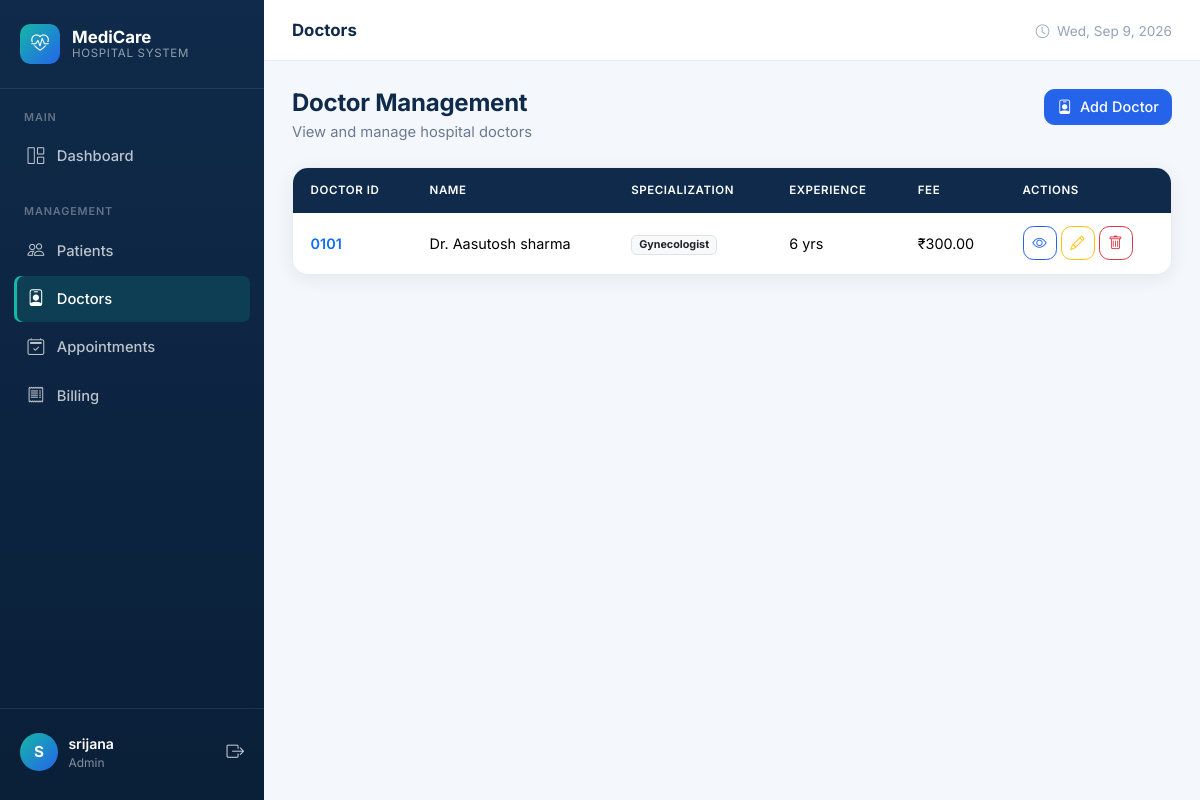
Screenshot of /doctors/ (signed in) with the database file from the repository.
### hospital/models.py (models this page shows, shortened)
class Doctor(models.Model):
        user = models.OneToOneField(
        User,
        on_delete=models.CASCADE,
        null=True,
        blank=True,
        related_name='doctor_profile'
    )
        SPECIALIZATION_CHOICES = [
        ('Cardiologist', 'Cardiologist'),
        ('Dermatologist', 'Dermatologist'),
        ('Neurologist', 'Neurologist'),
        ('Orthopedic', 'Orthopedic'),
        ('Pediatrician', 'Pediatrician'),
        ('Psychiatrist', 'Psychiatrist'),
        ('General Physician', 'General Physician'),
        ('Gynecologist', 'Gynecologist'),
        ('Dentist', 'Dentist'),
        ('Other', 'Other'),
    ]
        GENDER_CHOICES = [
        ('Male', 'Male'),
        ('Female', 'Female'),
        ('Other', 'Other'),
    ]
        doctor_id = models.CharField(max_length=20, unique=True)
        full_name = models.CharField(max_length=100)
        gender = models.CharField(max_length=10, choices=GENDER_CHOICES)
        specialization = models.CharField(
        max_length=50,
        choices=SPECIALIZATION_CHOICES
    )
        phone = models.CharField(max_length=15)
        email = models.EmailField(blank=True)
        address = models.TextField()
        qualification = models.CharField(max_length=100)
        experience = models.PositiveIntegerField()
        consultation_fee = models.DecimalField(
        max_digits=10,
        decimal_places=2
    )
        created_at = models.DateTimeField(auto_now_add=True)

### hospital/views.py (the view)
def doctor_list(request):
    doctors = Doctor.objects.all().order_by('-created_at')
    return render(
        request,
        'hospital/doctor_list.html',
        {
            'doctors': doctors,
        }
    )

### hospital/templates/hospital/doctor_list.html (shortened to what this page needs)
{% extends 'hospital/base.html' %}
{% block page_title %}Doctors{% endblock %}
{% block content %}
<div class="page-header">
    <div>
        <h1>Doctor Management</h1>
        <div class="subtitle">View and manage hospital doctors</div>
    </div>
    <a href="{% url 'add_doctor' %}" class="btn btn-primary">
        <i class="bi bi-person-badge me-1"></i> Add Doctor
    </a>
</div>
<div class="card-modern">
    <div class="card-body p-0">
        <div class="table-responsive">
            <table class="table table-modern">
                <thead>
                    <tr>
                        <th>Doctor ID</th>
                        <th>Name</th>
                        <th>Specialization</th>
                        <th>Experience</th>
                        <th>Fee</th>
                        <th>Actions</th>
                    </tr>
                </thead>
                <tbody>
                    {% for doctor in doctors %}
                    <tr>
                        <td><span class="fw-600 text-primary">{{ doctor.doctor_id }}</span></td>
                        <td>Dr. {{ doctor.full_name }}</td>
                        <td><span class="badge bg-light text-dark border">{{ doctor.specialization }}</span></td>
                        <td>{{ doctor.experience }} yrs</td>
                        <td>₹{{ doctor.consultation_fee }}</td>
                        <td>
                            <div class="d-flex gap-1">
                                <a href="{% url 'doctor_detail' doctor.id %}" class="btn btn-sm btn-outline-primary btn-icon" title="View">
                                    <i class="bi bi-eye"></i>
                                </a>
                                <a href="{% url 'edit_doctor' doctor.id %}" class="btn btn-sm btn-outline-warning btn-icon" title="Edit">
                                    <i class="bi bi-pencil"></i>
                                </a>
                                <a href="{% url 'delete_doctor' doctor.id %}" class="btn btn-sm btn-outline-danger btn-icon" title="Delete">
                                    <i class="bi bi-trash"></i>
                                </a>
                            </div>
                        </td>
                    </tr>
                    {% endfor %}
                </tbody>
            </table>
        </div>
    </div>
</div>
{% endblock %}

### hospital/templates/hospital/base.html (shortened to what this page needs)
{% load static %}
<!DOCTYPE html>
<html lang="en">
<head>
    <link href="https://cdn.jsdelivr.net/npm/bootstrap@5.3.3/dist/css/bootstrap.min.css" rel="stylesheet">
    <link href="https://cdn.jsdelivr.net/npm/bootstrap-icons@1.11.3/font/bootstrap-icons.min.css" rel="stylesheet">
    <link href="{% static 'hospital/css/style.css' %}" rel="stylesheet">
</head>
<body>
{% if request.user.is_authenticated %}
<div class="app-wrapper">
    <aside class="sidebar" id="sidebar">
        <div class="sidebar-brand">
            <div class="brand-icon">
                <i class="bi bi-heart-pulse"></i>
            </div>
            <div class="brand-text">
                MediCare
                <small>Hospital System</small>
            </div>
        </div>
        <nav class="sidebar-nav">
            {% if request.user.profile.role == 'STAFF' or request.user.is_superuser %}
            <div class="nav-section">
                <div class="nav-section-title">Main</div>
                <a href="{% url 'staff_dashboard' %}" class="nav-link {% if request.resolver_match.url_name == 'staff_dashboard' or request.resolver_match.url_name == 'dashboard' %}active{% endif %}">
                    <i class="bi bi-grid-1x2"></i> Dashboard
                </a>
            </div>
            <div class="nav-section">
                <div class="nav-section-title">Management</div>
                <a href="{% url 'patient_list' %}" class="nav-link {% if 'patient' in request.resolver_match.url_name %}active{% endif %}">
                    <i class="bi bi-people"></i> Patients
                </a>
                <a href="{% url 'doctor_list' %}" class="nav-link {% if 'doctor' in request.resolver_match.url_name and 'dashboard' not in request.resolver_match.url_name %}active{% endif %}">
                    <i class="bi bi-person-badge"></i> Doctors
                </a>
                <a href="{% url 'appointment_list' %}" class="nav-link {% if 'appointment' in request.resolver_match.url_name %}active{% endif %}">
                    <i class="bi bi-calendar2-check"></i> Appointments
                </a>
                <a href="{% url 'bill_list' %}" class="nav-link {% if 'bill' in request.resolver_match.url_name %}active{% endif %}">
                    <i class="bi bi-receipt"></i> Billing
                </a>
            </div>
            {% endif %}
        </nav>
        <div class="sidebar-footer">
            <div class="user-info">
                <div class="user-avatar">
                    {{ request.user.username|first|upper }}
                </div>
                <div class="user-meta">
                    <div class="name">{{ request.user.get_full_name|default:request.user.username }}</div>
                    <div class="role">
                        {% if request.user.profile.role == 'STAFF' %}Hospital Staff
                        {% elif request.user.profile.role == 'DOCTOR' %}Doctor
                        {% elif request.user.profile.role == 'PATIENT' %}Patient
                        {% else %}Admin{% endif %}
                    </div>
                </div>
                <a href="{% url 'logout' %}" class="text-white opacity-75" title="Logout" style="font-size:1.1rem;">
                    <i class="bi bi-box-arrow-right"></i>
                </a>
            </div>
        </div>
    </aside>
    <div class="main-content">
        <header class="topbar">
            <div class="d-flex align-items-center gap-3">
                <div class="topbar-title">{% block page_title %}Dashboard{% endblock %}</div>
            </div>
            <div class="topbar-actions">
                <span class="text-muted-2 d-none d-md-inline" style="font-size:0.85rem;">
                    <i class="bi bi-clock me-1"></i>
                    <span id="currentDate"></span>
                </span>
            </div>
        </header>
        <div class="content-area">
            {% block content %}{% endblock %}
        </div>
    </div>
</div>
{% else %}
{% block auth_content %}{% endblock %}
{% endif %}
</body>
</html>

### rows the page displays
Doctor: doctor_id "0101", full_name "Aasutosh sharma", specialization "Gynecologist", experience "6", consultation_fee "300.00"

### other values shown
{{ request.user.username|first|upper }} "S"
{{ request.user.get_full_name|default:request.user.username }} "srijana"
